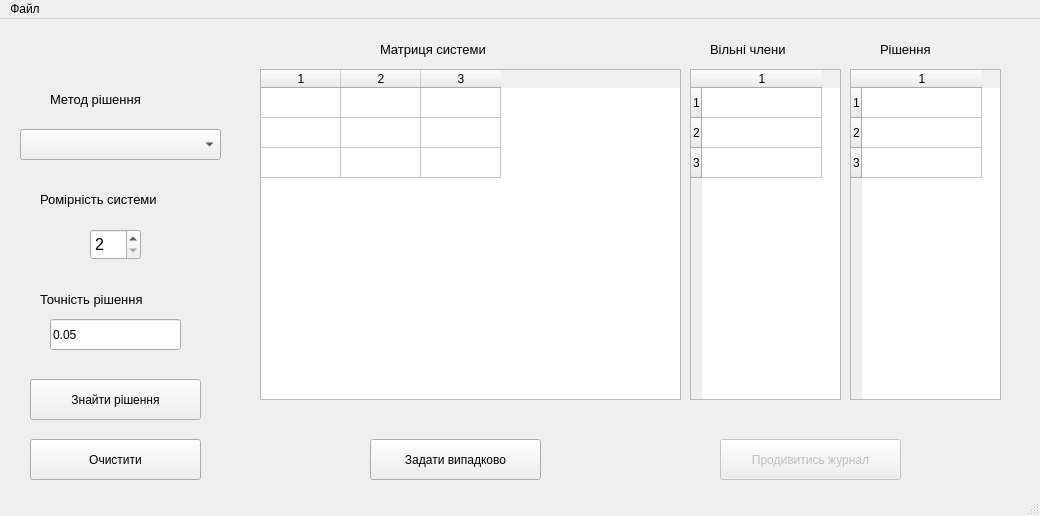
<?xml version="1.0" encoding="UTF-8"?>
<ui version="4.0">
 <class>MainWindow</class>
 <widget class="QMainWindow" name="MainWindow">
  <property name="geometry">
   <rect>
    <x>0</x>
    <y>0</y>
    <width>1040</width>
    <height>516</height>
   </rect>
  </property>
  <property name="windowTitle">
   <string>MainWindow</string>
  </property>
  <widget class="QWidget" name="centralwidget">
   <widget class="QSpinBox" name="size_of_system">
    <property name="geometry">
     <rect>
      <x>90</x>
      <y>210</y>
      <width>51</width>
      <height>31</height>
     </rect>
    </property>
    <property name="font">
     <font>
      <pointsize>12</pointsize>
     </font>
    </property>
    <property name="layoutDirection">
     <enum>Qt::LeftToRight</enum>
    </property>
    <property name="minimum">
     <number>2</number>
    </property>
    <property name="maximum">
     <number>50</number>
    </property>
   </widget>
   <widget class="QLabel" name="label_size">
    <property name="geometry">
     <rect>
      <x>40</x>
      <y>160</y>
      <width>171</width>
      <height>41</height>
     </rect>
    </property>
    <property name="font">
     <font>
      <pointsize>10</pointsize>
     </font>
    </property>
    <property name="text">
     <string>Ромірність системи</string>
    </property>
   </widget>
   <widget class="QComboBox" name="chooseMethod">
    <property name="geometry">
     <rect>
      <x>20</x>
      <y>110</y>
      <width>201</width>
      <height>31</height>
     </rect>
    </property>
   </widget>
   <widget class="QLabel" name="label_choose">
    <property name="geometry">
     <rect>
      <x>50</x>
      <y>60</y>
      <width>171</width>
      <height>41</height>
     </rect>
    </property>
    <property name="font">
     <font>
      <pointsize>10</pointsize>
     </font>
    </property>
    <property name="text">
     <string>Метод рішення</string>
    </property>
   </widget>
   <widget class="QPushButton" name="btnGetSolution">
    <property name="enabled">
     <bool>true</bool>
    </property>
    <property name="geometry">
     <rect>
      <x>30</x>
      <y>360</y>
      <width>171</width>
      <height>41</height>
     </rect>
    </property>
    <property name="font">
     <font>
      <pointsize>9</pointsize>
      <weight>50</weight>
      <bold>false</bold>
     </font>
    </property>
    <property name="text">
     <string>Знайти рішення</string>
    </property>
   </widget>
   <widget class="QPushButton" name="btnGetRandom">
    <property name="geometry">
     <rect>
      <x>370</x>
      <y>420</y>
      <width>171</width>
      <height>41</height>
     </rect>
    </property>
    <property name="font">
     <font>
      <pointsize>9</pointsize>
     </font>
    </property>
    <property name="text">
     <string>Задати випадково</string>
    </property>
   </widget>
   <widget class="QPushButton" name="btnGetLog">
    <property name="enabled">
     <bool>false</bool>
    </property>
    <property name="geometry">
     <rect>
      <x>720</x>
      <y>420</y>
      <width>181</width>
      <height>41</height>
     </rect>
    </property>
    <property name="font">
     <font>
      <pointsize>9</pointsize>
     </font>
    </property>
    <property name="text">
     <string>Продивитись журнал</string>
    </property>
   </widget>
   <widget class="QPushButton" name="btnClearField">
    <property name="enabled">
     <bool>true</bool>
    </property>
    <property name="geometry">
     <rect>
      <x>30</x>
      <y>420</y>
      <width>171</width>
      <height>41</height>
     </rect>
    </property>
    <property name="font">
     <font>
      <pointsize>9</pointsize>
     </font>
    </property>
    <property name="text">
     <string>Очистити</string>
    </property>
   </widget>
   <widget class="QLabel" name="label_a">
    <property name="geometry">
     <rect>
      <x>380</x>
      <y>10</y>
      <width>171</width>
      <height>41</height>
     </rect>
    </property>
    <property name="font">
     <font>
      <pointsize>10</pointsize>
     </font>
    </property>
    <property name="text">
     <string>Матриця системи</string>
    </property>
   </widget>
   <widget class="QLabel" name="label_b">
    <property name="geometry">
     <rect>
      <x>710</x>
      <y>10</y>
      <width>101</width>
      <height>41</height>
     </rect>
    </property>
    <property name="font">
     <font>
      <pointsize>10</pointsize>
     </font>
    </property>
    <property name="text">
     <string>Вільні члени</string>
    </property>
   </widget>
   <widget class="QLabel" name="label_solution">
    <property name="geometry">
     <rect>
      <x>880</x>
      <y>10</y>
      <width>101</width>
      <height>41</height>
     </rect>
    </property>
    <property name="font">
     <font>
      <pointsize>10</pointsize>
     </font>
    </property>
    <property name="text">
     <string>Рішення</string>
    </property>
   </widget>
   <widget class="QTableWidget" name="tableA">
    <property name="geometry">
     <rect>
      <x>260</x>
      <y>50</y>
      <width>421</width>
      <height>331</height>
     </rect>
    </property>
    <property name="rowCount">
     <number>3</number>
    </property>
    <property name="columnCount">
     <number>3</number>
    </property>
    <attribute name="horizontalHeaderMinimumSectionSize">
     <number>45</number>
    </attribute>
    <attribute name="horizontalHeaderDefaultSectionSize">
     <number>80</number>
    </attribute>
    <attribute name="verticalHeaderVisible">
     <bool>false</bool>
    </attribute>
    <row/>
    <row/>
    <row/>
    <column/>
    <column/>
    <column/>
   </widget>
   <widget class="QTableWidget" name="tableB">
    <property name="geometry">
     <rect>
      <x>690</x>
      <y>50</y>
      <width>151</width>
      <height>331</height>
     </rect>
    </property>
    <property name="rowCount">
     <number>3</number>
    </property>
    <property name="columnCount">
     <number>1</number>
    </property>
    <attribute name="horizontalHeaderVisible">
     <bool>true</bool>
    </attribute>
    <attribute name="horizontalHeaderCascadingSectionResizes">
     <bool>false</bool>
    </attribute>
    <attribute name="horizontalHeaderMinimumSectionSize">
     <number>45</number>
    </attribute>
    <attribute name="horizontalHeaderDefaultSectionSize">
     <number>120</number>
    </attribute>
    <row/>
    <row/>
    <row/>
    <column/>
   </widget>
   <widget class="QTableWidget" name="tableX">
    <property name="enabled">
     <bool>true</bool>
    </property>
    <property name="geometry">
     <rect>
      <x>850</x>
      <y>50</y>
      <width>151</width>
      <height>331</height>
     </rect>
    </property>
    <property name="editTriggers">
     <set>QAbstractItemView::NoEditTriggers</set>
    </property>
    <property name="rowCount">
     <number>3</number>
    </property>
    <property name="columnCount">
     <number>1</number>
    </property>
    <attribute name="horizontalHeaderMinimumSectionSize">
     <number>45</number>
    </attribute>
    <attribute name="horizontalHeaderDefaultSectionSize">
     <number>120</number>
    </attribute>
    <row/>
    <row/>
    <row/>
    <column/>
   </widget>
   <widget class="QLabel" name="label_size_2">
    <property name="geometry">
     <rect>
      <x>40</x>
      <y>260</y>
      <width>171</width>
      <height>41</height>
     </rect>
    </property>
    <property name="font">
     <font>
      <pointsize>10</pointsize>
     </font>
    </property>
    <property name="text">
     <string>Точність рішення</string>
    </property>
   </widget>
   <widget class="QLineEdit" name="line_accuracy">
    <property name="geometry">
     <rect>
      <x>50</x>
      <y>300</y>
      <width>131</width>
      <height>31</height>
     </rect>
    </property>
    <property name="font">
     <font>
      <pointsize>9</pointsize>
     </font>
    </property>
    <property name="text">
     <string>0.05</string>
    </property>
   </widget>
  </widget>
  <widget class="QMenuBar" name="menubar">
   <property name="geometry">
    <rect>
     <x>0</x>
     <y>0</y>
     <width>1040</width>
     <height>26</height>
    </rect>
   </property>
   <widget class="QMenu" name="menu">
    <property name="title">
     <string>Файл</string>
    </property>
    <addaction name="action"/>
    <addaction name="action_2"/>
   </widget>
   <addaction name="menu"/>
  </widget>
  <widget class="QStatusBar" name="statusbar"/>
  <action name="action">
   <property name="text">
    <string>Зберегти рішення</string>
   </property>
  </action>
  <action name="action_2">
   <property name="text">
    <string>Відкрити систему</string>
   </property>
  </action>
 </widget>
 <resources/>
 <connections/>
</ui>
